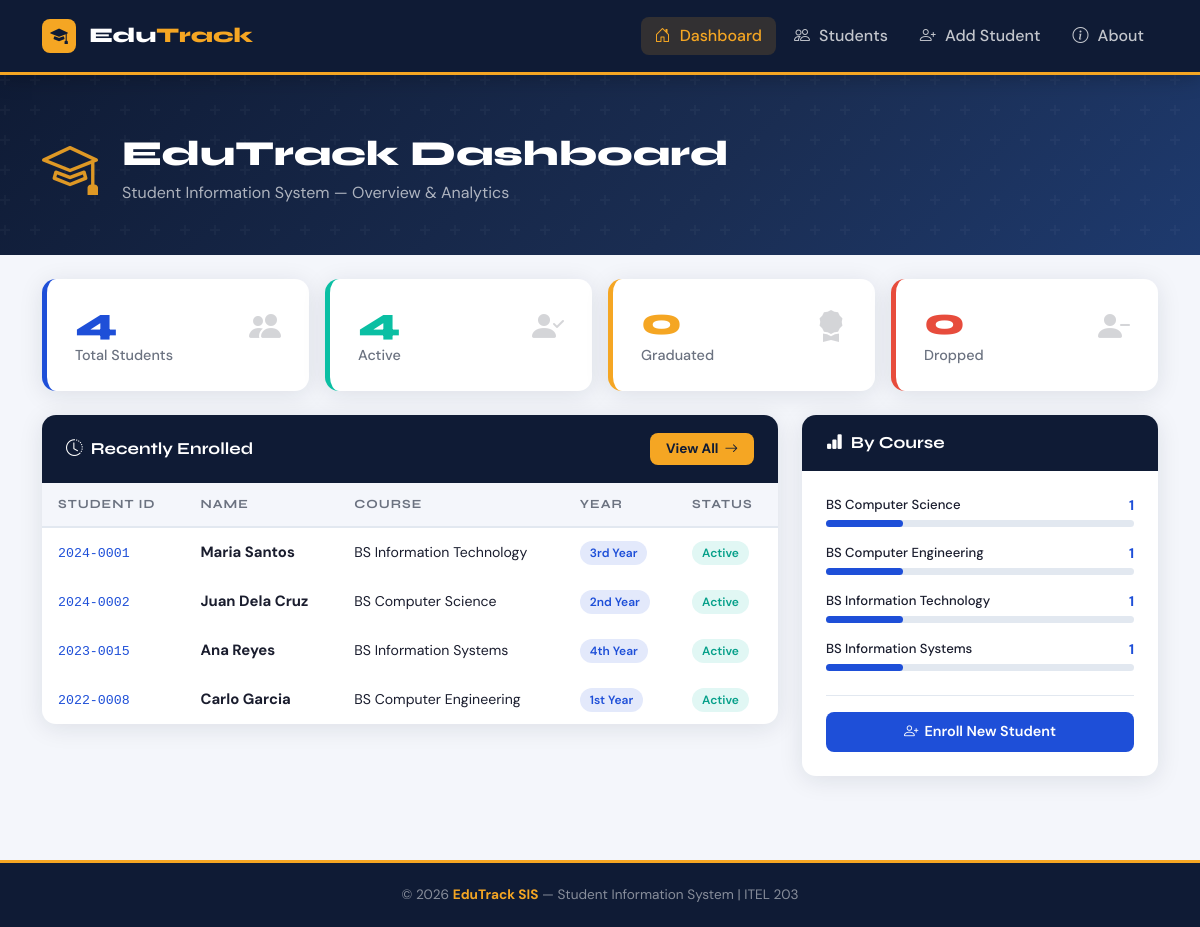
The page / on the database its author committed.
### tables this page shows
CREATE TABLE IF NOT EXISTS students (
    id INT AUTO_INCREMENT PRIMARY KEY,
    student_id VARCHAR(20) UNIQUE NOT NULL,
    first_name VARCHAR(100) NOT NULL,
    last_name VARCHAR(100) NOT NULL,
    email VARCHAR(150) NOT NULL,
    course VARCHAR(100) NOT NULL,
    year_level ENUM('1st Year','2nd Year','3rd Year','4th Year') NOT NULL,
    section VARCHAR(20),
    contact_number VARCHAR(20),
    address TEXT,
    gwa DECIMAL(3,2) DEFAULT 0.00,
    status ENUM('Active','Inactive','Graduated','Dropped') DEFAULT 'Active',
    enrolled_at TIMESTAMP DEFAULT CURRENT_TIMESTAMP
);

### index.php (the view, shortened to what this page needs)
<?php
include 'config.php';
$total     = $conn->query("SELECT COUNT(*) AS c FROM students")->fetch_assoc()['c'];
$active    = $conn->query("SELECT COUNT(*) AS c FROM students WHERE status='Active'")->fetch_assoc()['c'];
$graduated = $conn->query("SELECT COUNT(*) AS c FROM students WHERE status='Graduated'")->fetch_assoc()['c'];
$dropped   = $conn->query("SELECT COUNT(*) AS c FROM students WHERE status='Dropped'")->fetch_assoc()['c'];
$courses = $conn->query("SELECT course, COUNT(*) AS cnt FROM students GROUP BY course ORDER BY cnt DESC");
$recent = $conn->query("SELECT * FROM students ORDER BY enrolled_at DESC LIMIT 5");
include 'nav.php';
?>
<section class="page-hero">
  <div class="container-xl">
    <div class="d-flex align-items-center gap-4">
      <div class="hero-icon"><i class="bi bi-mortarboard"></i></div>
      <div>
        <h1>EduTrack Dashboard</h1>
        <p class="subtitle mb-0">Student Information System — Overview & Analytics</p>
      </div>
    </div>
  </div>
</section>
<div class="container-xl py-4">
  <div class="row g-3 mb-4">
    <div class="col-6 col-md-3">
      <div class="stat-card blue">
        <div class="d-flex justify-content-between align-items-start">
          <div>
            <div class="stat-number"><?= $total ?></div>
            <div class="stat-label">Total Students</div>
          </div>
          <div class="stat-icon"><i class="bi bi-people-fill"></i></div>
        </div>
      </div>
    </div>
    <div class="col-6 col-md-3">
      <div class="stat-card teal">
        <div class="d-flex justify-content-between align-items-start">
          <div>
            <div class="stat-number"><?= $active ?></div>
            <div class="stat-label">Active</div>
          </div>
          <div class="stat-icon"><i class="bi bi-person-check-fill"></i></div>
        </div>
      </div>
    </div>
    <div class="col-6 col-md-3">
      <div class="stat-card accent">
        <div class="d-flex justify-content-between align-items-start">
          <div>
            <div class="stat-number"><?= $graduated ?></div>
            <div class="stat-label">Graduated</div>
          </div>
          <div class="stat-icon"><i class="bi bi-award-fill"></i></div>
        </div>
      </div>
    </div>
    <div class="col-6 col-md-3">
      <div class="stat-card red">
        <div class="d-flex justify-content-between align-items-start">
          <div>
            <div class="stat-number"><?= $dropped ?></div>
            <div class="stat-label">Dropped</div>
          </div>
          <div class="stat-icon"><i class="bi bi-person-dash-fill"></i></div>
        </div>
      </div>
    </div>
  </div>
  <div class="row g-4">
    <div class="col-lg-8">
      <div class="main-card">
        <div class="card-header-custom">
          <h5><i class="bi bi-clock-history me-2"></i>Recently Enrolled</h5>
          <a href="students.php" class="btn-accent" style="padding:6px 16px;font-size:.85rem;">
            View All <i class="bi bi-arrow-right"></i>
          </a>
        </div>
        <div class="table-responsive">
          <table class="table-custom">
            <thead>
              <tr>
                <th>Student ID</th>
                <th>Name</th>
                <th>Course</th>
                <th>Year</th>
                <th>Status</th>
              </tr>
            </thead>
            <tbody>
              <?php if ($recent->num_rows > 0): ?>
                <?php while ($s = $recent->fetch_assoc()): ?>
                <tr>
                  <td><code style="font-size:.83rem;color:var(--blue)"><?= htmlspecialchars($s['student_id']) ?></code></td>
                  <td><strong><?= htmlspecialchars($s['first_name'].' '.$s['last_name']) ?></strong></td>
                  <td style="font-size:.88rem"><?= htmlspecialchars($s['course']) ?></td>
                  <td><span class="badge-year"><?= $s['year_level'] ?></span></td>
                  <td>
                    <span class="badge-status <?= strtolower($s['status']) ?>">
                      <?= $s['status'] ?>
                    </span>
                  </td>
                </tr>
                <?php endwhile; ?>
              <?php else: ?>
                <tr><td colspan="5" class="text-center py-4 text-muted">No students yet.</td></tr>
              <?php endif; ?>
            </tbody>
          </table>
        </div>
      </div>
    </div>
    <div class="col-lg-4">
      <div class="main-card h-100">
        <div class="card-header-custom">
          <h5><i class="bi bi-bar-chart-fill me-2"></i>By Course</h5>
        </div>
        <div class="card-body-custom">
          <?php $courses->data_seek(0); while ($c = $courses->fetch_assoc()): ?>
          <div class="mb-3">
            <div class="d-flex justify-content-between mb-1">
              <small style="font-weight:500;font-size:.82rem"><?= htmlspecialchars($c['course']) ?></small>
              <small style="font-weight:700;color:var(--blue)"><?= $c['cnt'] ?></small>
            </div>
            <?php $pct = $total > 0 ? round($c['cnt']/$total*100) : 0; ?>
            <div style="background:var(--border);border-radius:6px;height:7px;">
              <div style="width:<?= $pct ?>%;background:var(--blue);border-radius:6px;height:7px;transition:width .6s"></div>
            </div>
          </div>
          <?php endwhile; ?>
          <div class="mt-4 pt-3" style="border-top:1px solid var(--border);">
            <a href="create.php" class="btn-primary-custom w-100 justify-content-center">
              <i class="bi bi-person-plus"></i> Enroll New Student
            </a>
          </div>
        </div>
      </div>
    </div>
  </div>
</div>
<footer>
  &copy; <?= date('Y') ?> <strong>EduTrack SIS</strong> — Student Information System | ITEL 203
</footer>
</body>
</html>

### nav.php (shortened to what this page needs)
<?php
$current = basename($_SERVER['PHP_SELF']);
?>
<!DOCTYPE html>
<html lang="en">
<head>
  <link href="https://cdn.jsdelivr.net/npm/bootstrap@5.3.0/dist/css/bootstrap.min.css" rel="stylesheet"/>
  <link href="https://cdn.jsdelivr.net/npm/bootstrap-icons@1.11.0/font/bootstrap-icons.css" rel="stylesheet"/>
  <link href="assets/styles.css" rel="stylesheet"/>
</head>
<body>
<nav class="navbar navbar-expand-lg sticky-top" id="mainNav">
  <div class="container-xl">
    <a class="navbar-brand" href="index.php">
      <span class="brand-icon"><i class="bi bi-mortarboard-fill"></i></span>
      <span class="brand-text">Edu<span class="accent">Track</span></span>
    </a>
    <div class="collapse navbar-collapse" id="navMenu">
      <ul class="navbar-nav ms-auto gap-1">
        <li class="nav-item">
          <a class="nav-link <?= $current=='index.php'?'active':'' ?>" href="index.php">
            <i class="bi bi-house-door"></i> Dashboard
          </a>
        </li>
        <li class="nav-item">
          <a class="nav-link <?= $current=='students.php'?'active':'' ?>" href="students.php">
            <i class="bi bi-people"></i> Students
          </a>
        </li>
        <li class="nav-item">
          <a class="nav-link <?= $current=='create.php'?'active':'' ?>" href="create.php">
            <i class="bi bi-person-plus"></i> Add Student
          </a>
        </li>
        <li class="nav-item">
          <a class="nav-link <?= $current=='about-project.php'?'active':'' ?>" href="about-project.php">
            <i class="bi bi-info-circle"></i> About
          </a>
        </li>
      </ul>
    </div>
  </div>
</nav>

### rows shown on the page
students: student "2024-0001", first_name+last_name "Maria Santos", course "BS Information Technology", year_level "3rd Year", status "Active"
students: student "2024-0002", first_name+last_name "Juan Dela Cruz", course "BS Computer Science", year_level "2nd Year", status "Active"
students: student "2023-0015", first_name+last_name "Ana Reyes", course "BS Information Systems", year_level "4th Year", status "Active"
students: student "2022-0008", first_name+last_name "Carlo Garcia", course "BS Computer Engineering", year_level "1st Year", status "Active"

### other values the page prints
$total "4"
$active "4"
$graduated "0"
$dropped "0"
$c['course'] "BS Computer Science"
$c['cnt'] "1"
$c['course'] "BS Computer Engineering"
$c['course'] "BS Information Technology"
$c['course'] "BS Information Systems"
